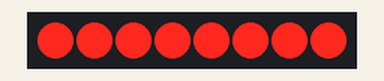
Bench run of a sketch on a simulated Arduino Uno, built with avr-gcc and run on an emulated ATmega328P. On the bench: 8 shift-register outputs drawn as a row of LEDs (first output left, lit = HIGH). Wiring (inferred from the names in the program): shift register (74HC595): data pin 11; shift clock pin 12; latch pin 8. Wiring (inferred from the signals the program sends): row of LEDs: on Q0, Q1, Q2, Q3, Q4, Q5, Q6, Q7.

Above: at 0.5 s.
At 3.5 s:
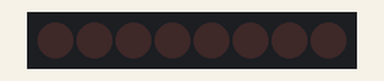
Timing chart, 0 to 4.6 s (numbered marks = the images above):
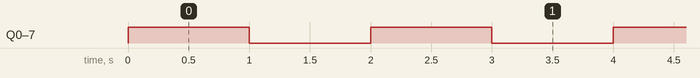

The sketch:

led_shiftout_8_led_blink.ino
```cpp
int latchPin = 8;
int dataPin = 11;
int clockPin = 12;
int a[] = {255,0};
void setup() {
  pinMode(latchPin,OUTPUT);
  pinMode(dataPin, OUTPUT);
  pinMode(clockPin, OUTPUT);
}

void loop() {
  for(int i = 0;i<2;i++)
  {
    digitalWrite(latchPin,LOW);
    shiftOut(dataPin,clockPin,MSBFIRST,a[i]);
    digitalWrite(latchPin,HIGH);
    delay(1000);
  }
}
```

Measured:
- by itself, Q0–7: alternates HIGH for 1.0 s and LOW for 1.0 s
